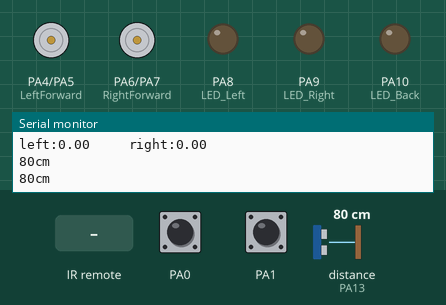
Recording of a sketch running on a simulated STM32 Blue Pill. On the bench: motor-driver pin pairs drawn as motors (green arrow = first pin HIGH = forward, orange = second pin HIGH = backward, longer = more drive), output pins drawn as LEDs (lit = HIGH), the last lines printed to the serial monitor. Wiring (inferred from the names in the program): ultrasonic range finder: trigger PA12; echo PA13. The test bench sets the inputs (shaded band); at power-on: distance to the obstacle (sensor on PA13) 80 cm, PA0 HIGH, PA1 HIGH. The echo pulse lasts 58.3 µs per cm; pins used as bus, display or sensor lines are not drawn.

Above: at 1.2 s.
1.3 s: infrared code 0xCA received
At 2.3 s:
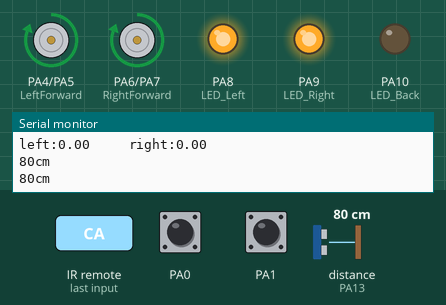
2.8 s: distance to the obstacle (sensor on PA13) set to 27 cm
4.3 s: distance to the obstacle (sensor on PA13) set to 23 cm
At 4.9 s:
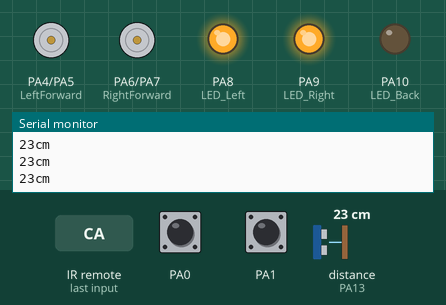
5.8 s: infrared code 0xC1 received
At 7.0 s:
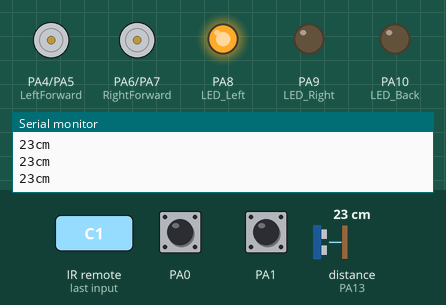
7.3 s: infrared code 0x99 received
At 8.2 s:
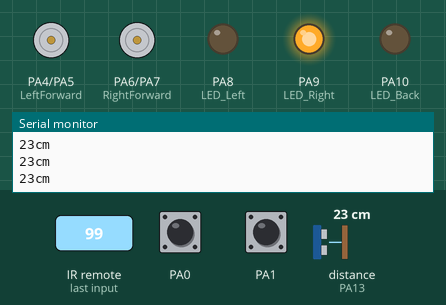
8.8 s: infrared code 0xD2 received
At 9.3 s:
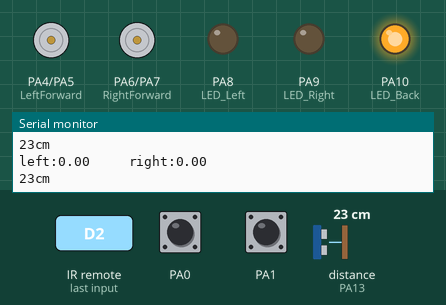
Timing chart, 0 to 11.3 s (numbered marks = the images above; inputs shaded):
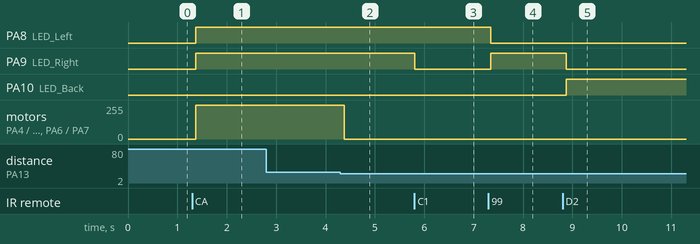

Measured:
- the behaviour switches between 25 and 24 cm on distance to the obstacle (sensor on PA13) (found by bisection; images 1 and 2)
- after the input at 1.3 s, PA8 (LED_Left), PA9 (LED_Right): LOW → HIGH after 0.07 s; motor on PA4 (LeftForward) / PA5 (LeftBack), motor on PA6 (RightForward) / PA7 (RightBack): stopped → forward 255/255 after 0.07 s
- after the input at 4.3 s, motor on PA4 (LeftForward) / PA5 (LeftBack), motor on PA6 (RightForward) / PA7 (RightBack): forward 255/255 → stopped after 0.08 s
- after the input at 5.8 s, PA9 (LED_Right): HIGH → LOW at once
- after the input at 7.3 s, PA8 (LED_Left): HIGH → LOW at once; PA9 (LED_Right): LOW → HIGH at once
- after the input at 8.8 s, PA9 (LED_Right): HIGH → LOW after 0.07 s; PA10 (LED_Back): LOW → HIGH after 0.07 s

The sketch:

Lab_LS298N_IRremote_leds_ultrasonic_speed.ino
```cpp
/*
  红外遥控：前进，后退，左右转向
   超声避撞：检测距离20cm时停止运行，采用的是最简单避撞方式：停车
 */

#define DECODE_NEC  // Includes Apple and Onkyo

// led指示
#define LED_Left 8
#define LED_Right 9
#define LED_Back 10

// 测速 left int1 pin3,
//      right: int0 pin2
int leftCounter = 0, rightCounter = 0;
unsigned long time = 0, old_time = 0;  // 时间标记
unsigned long time1 = 0;               // 时间标记
float lv, rv;


#define LeftForward 4   // Motor Black -     LS298N IN1 -> Arduino Pin4
#define LeftBack 5      // Motor Red     +     LS298N IN2 -> Arduino Pin5
#define RightForward 6  // Motor Black -     LS298N IN3 -> Arduino Pin6
#define RightBack 7     // Motor Red     +     LS298N IN4 -> Arduino Pin7

#include <Arduino.h>

#include "PinDefinitionsAndMore.h"  // Define macros for input and output pin etc.
#include <IRremote.hpp>

#define  IR_RECEIVE_PIN 11

#define trigPin 12  // Trigger
#define echoPin 13  // Echo
long duration, cm;

void setup() {
  pinMode(LED_Left, OUTPUT);
  pinMode(LED_Right, OUTPUT);
  pinMode(LED_Back, OUTPUT);

  //Define ultrasonoc inputs and outputs
  pinMode(trigPin, OUTPUT);
  pinMode(echoPin, INPUT);

  Serial.begin(115200);

   // 测速
  attachInterrupt(0, RightCount_CallBack, FALLING);
  attachInterrupt(1, LeftCount_CallBack, FALLING);

  // Just to know which program is running on my Arduino
  Serial.println(F("START " __FILE__ " from " __DATE__ "\r\nUsing library version " VERSION_IRREMOTE));

  // Start the receiver and if not 3. parameter specified, take LED_BUILTIN pin from the internal boards definition as default feedback LED
  IrReceiver.begin(IR_RECEIVE_PIN, ENABLE_LED_FEEDBACK);

  Serial.print(F("Ready to receive IR signals of protocols: "));
  printActiveIRProtocols(&Serial);
  Serial.println(F("at pin " STR(IR_RECEIVE_PIN)));
  // motor
  pinMode(LeftForward, OUTPUT);
  pinMode(LeftBack, OUTPUT);
  pinMode(RightForward, OUTPUT);
  pinMode(RightBack, OUTPUT);
  initCar();
}

/*
 * *速度计算
 */
bool SpeedDetection() {
  time = millis();                   //以毫秒为单位，计算当前时间
  if (abs(time - old_time) >= 1000)  // 如果计时时间已达1秒
  {
    detachInterrupt(0);  // 关闭外部中断0
    detachInterrupt(1);  // 关闭外部中断1
    //把每一秒钟编码器码盘计得的脉冲数，换算为当前转速值
    //转速单位是每分钟多少转，即r/min。这个编码器码盘为20个空洞。
    lv = (float)leftCounter * 60 / 20;   //小车车轮电机转速
    rv = (float)rightCounter * 60 / 20;  //小车车轮电机转速
    Serial.print("left:");
    Serial.print(lv);  //向上位计算机上传左车轮电机当前转速的高、低字节
    Serial.print("     right:");
    Serial.println(rv);  //向上位计算机上传左车轮电机当前转速的高、低字节
    //恢复到编码器测速的初始状态
    leftCounter = 0;  //把脉冲计数值清零，以便计算下一秒的脉冲计数
    rightCounter = 0;
    old_time = millis();  // 记录每秒测速时的时间节点
    // 测速 left int1 pin3,
    //  right: int0 pin2
    attachInterrupt(0, RightCount_CallBack, FALLING);  // 重新开放外部中断0
    attachInterrupt(1, LeftCount_CallBack, FALLING);   // 重新开放外部中断0
    return 1;
  } else
    return 0;
}

/*
 * *左轮编码器中断服务函数
 */
void LeftCount_CallBack() {
  leftCounter++;
}

/*
 * *右轮编码器中断服务函数
 */
void RightCount_CallBack() {
  rightCounter++;
}


void get_distance() {
  // ultrasonic
  // The sensor is triggered by a HIGH pulse of 10 or more microseconds.
  // Give a short LOW pulse beforehand to ensure a clean HIGH pulse:
  digitalWrite(trigPin, LOW);
  delayMicroseconds(5);
  digitalWrite(trigPin, HIGH);
  delayMicroseconds(10);
  digitalWrite(trigPin, LOW);

  // Read the signal from the sensor: a HIGH pulse whose
  // duration is the time (in microseconds) from the sending
  // of the ping to the reception of its echo off of an object.
  pinMode(echoPin, INPUT);
  duration = pulseIn(echoPin, HIGH);

  // Convert the time into a distance
  cm = (duration / 2) / 29.1;  // Divide by 29.1 or multiply by 0.0343
  Serial.print(cm);
  Serial.print("cm");
  Serial.println();
}

void led_forward() {
  digitalWrite(LED_Left, HIGH);
  digitalWrite(LED_Right, HIGH);
  digitalWrite(LED_Back, LOW);
}

void led_turnLeft() {
  digitalWrite(LED_Left, HIGH);
  digitalWrite(LED_Right, LOW);
  digitalWrite(LED_Back, LOW);
}

void led_turnRight() {
  digitalWrite(LED_Left, LOW);
  digitalWrite(LED_Right, HIGH);
  digitalWrite(LED_Back, LOW);
}

void led_back() {
  digitalWrite(LED_Left, LOW);
  digitalWrite(LED_Right, LOW);
  digitalWrite(LED_Back, HIGH);
}

void led_stop() {
  digitalWrite(LED_Left, LOW);
  digitalWrite(LED_Right, LOW);
  digitalWrite(LED_Back, LOW);
}

//  ------   motor
void initCar() {
  //默认全是低电平 停止状态
  digitalWrite(LeftForward, LOW);
  digitalWrite(LeftBack, LOW);
  digitalWrite(RightForward, LOW);
  digitalWrite(RightBack, LOW);
}

void go() {
  // 左轮前进
  digitalWrite(LeftForward, 125);  //HIGH
  digitalWrite(LeftBack, LOW);
  // 右轮前进
  digitalWrite(RightForward, 125);
  digitalWrite(RightBack, LOW);
}

void back() {
  //左轮后退
  digitalWrite(LeftForward, LOW);
  digitalWrite(LeftBack, 200);
  //右轮后退
  digitalWrite(RightForward, LOW);
  digitalWrite(RightBack, 200);
}

/* 左转 */
void turnLeft() {
  //左轮不动
  digitalWrite(LeftForward, LOW);
  digitalWrite(LeftBack, LOW);
  // 右轮前进
  digitalWrite(RightForward, HIGH);
  digitalWrite(RightBack, LOW);
}

/* 右转 */
void turnRight() {
  // 左轮前进
  digitalWrite(LeftForward, HIGH);
  digitalWrite(LeftBack, LOW);
  // 右轮不动
  digitalWrite(RightForward, LOW);
  digitalWrite(RightBack, LOW);
}

void stopCar() {
  initCar();
}

void loop() {
  /*
     * Check if received data is available and if yes, try to decode it.
     * Decoded result is in the IrReceiver.decodedIRData structure.
     *
     * E.g. command is in IrReceiver.decodedIRData.command
     * address is in command is in IrReceiver.decodedIRData.address
     * and up to 32 bit raw data in IrReceiver.decodedIRData.decodedRawData
     */
  // 测速
  SpeedDetection();

  get_distance();
  if (cm < 25) {
    stopCar();
  }
  delay(100);


  if (IrReceiver.decode()) {

    /*
         * Print a short summary of received data
         */
    IrReceiver.printIRResultShort(&Serial);
    IrReceiver.printIRSendUsage(&Serial);
    if (IrReceiver.decodedIRData.protocol == UNKNOWN) {
      Serial.println(F("Received noise or an unknown (or not yet enabled) protocol"));
      // We have an unknown protocol here, print more info
      IrReceiver.printIRResultRawFormatted(&Serial, true);
    }
    Serial.println();

    /*
         * !!!Important!!! Enable receiving of the next value,
         * since receiving has stopped after the end of the current received data packet.
         */
    IrReceiver.resume();  // Enable receiving of the next value

    /*
         * Finally, check the received data and perform actions according to the received command
         */
    if (IrReceiver.decodedIRData.command == 0xCA) {
      // forward
      led_forward();
      go();

    } else if (IrReceiver.decodedIRData.command == 0xC1) {
      // Left
      led_turnLeft();
      turnLeft();

    } else if (IrReceiver.decodedIRData.command == 0x99) {
      // right
      led_turnRight();
      turnRight();
    } else if (IrReceiver.decodedIRData.command == 0xD2) {
      // back
      led_back();
      back();
    } else if (IrReceiver.decodedIRData.command == 0xCE) {
      // stop
      led_stop();
      stopCar();
    };
  }
}
```

Source omitted: PinDefinitionsAndMore.h (13750 bytes)
